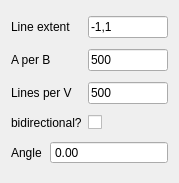
<?xml version="1.0" encoding="UTF-8"?>
<ui version="4.0">
 <class>LineScanConfigWidget</class>
 <widget class="QWidget" name="LineScanConfigWidget">
  <property name="geometry">
   <rect>
    <x>0</x>
    <y>0</y>
    <width>179</width>
    <height>183</height>
   </rect>
  </property>
  <property name="windowTitle">
   <string>Form</string>
  </property>
  <layout class="QGridLayout" name="gridLayout">
   <item row="0" column="0" colspan="2">
    <widget class="QLabel" name="label">
     <property name="text">
      <string>Line extent</string>
     </property>
    </widget>
   </item>
   <item row="0" column="2">
    <widget class="QLineEdit" name="leXextent">
     <property name="minimumSize">
      <size>
       <width>40</width>
       <height>0</height>
      </size>
     </property>
     <property name="maximumSize">
      <size>
       <width>80</width>
       <height>16777215</height>
      </size>
     </property>
     <property name="text">
      <string>-1,1</string>
     </property>
    </widget>
   </item>
   <item row="1" column="0" colspan="2">
    <widget class="QLabel" name="label_3">
     <property name="text">
      <string>A per B</string>
     </property>
    </widget>
   </item>
   <item row="1" column="2">
    <widget class="QLineEdit" name="leAperB">
     <property name="minimumSize">
      <size>
       <width>40</width>
       <height>0</height>
      </size>
     </property>
     <property name="maximumSize">
      <size>
       <width>160</width>
       <height>16777215</height>
      </size>
     </property>
     <property name="text">
      <string>500</string>
     </property>
    </widget>
   </item>
   <item row="2" column="0" colspan="2">
    <widget class="QLabel" name="label_4">
     <property name="text">
      <string>Lines per V</string>
     </property>
    </widget>
   </item>
   <item row="2" column="2">
    <widget class="QLineEdit" name="leLperV">
     <property name="minimumSize">
      <size>
       <width>40</width>
       <height>0</height>
      </size>
     </property>
     <property name="maximumSize">
      <size>
       <width>160</width>
       <height>16777215</height>
      </size>
     </property>
     <property name="text">
      <string>500</string>
     </property>
    </widget>
   </item>
   <item row="3" column="0" colspan="2">
    <widget class="QLabel" name="label_2">
     <property name="text">
      <string>bidirectional?</string>
     </property>
    </widget>
   </item>
   <item row="3" column="2">
    <widget class="QCheckBox" name="cbBidirectional">
     <property name="text">
      <string/>
     </property>
    </widget>
   </item>
   <item row="4" column="0">
    <widget class="QLabel" name="label_6">
     <property name="text">
      <string>Angle</string>
     </property>
    </widget>
   </item>
   <item row="4" column="1" colspan="2">
    <widget class="QDoubleSpinBox" name="dsbAngle">
     <property name="buttonSymbols">
      <enum>QAbstractSpinBox::NoButtons</enum>
     </property>
    </widget>
   </item>
  </layout>
 </widget>
 <resources/>
 <connections/>
</ui>
